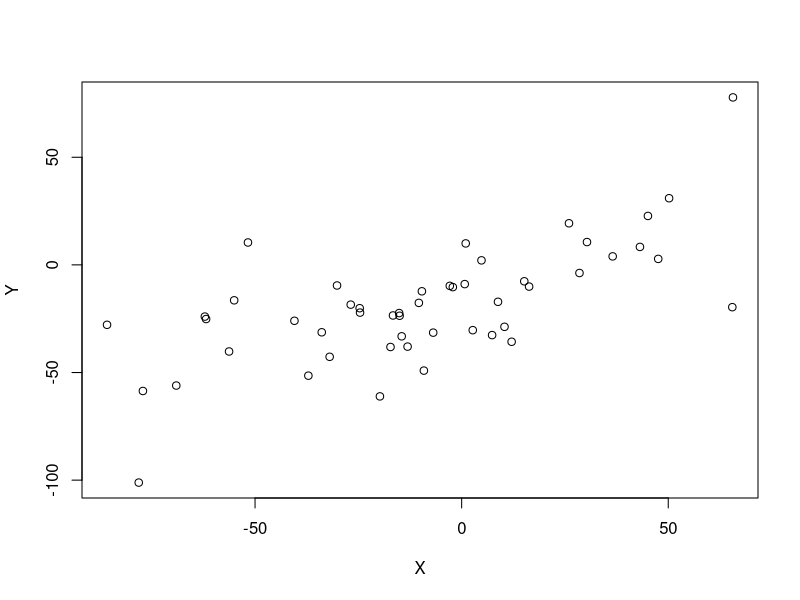
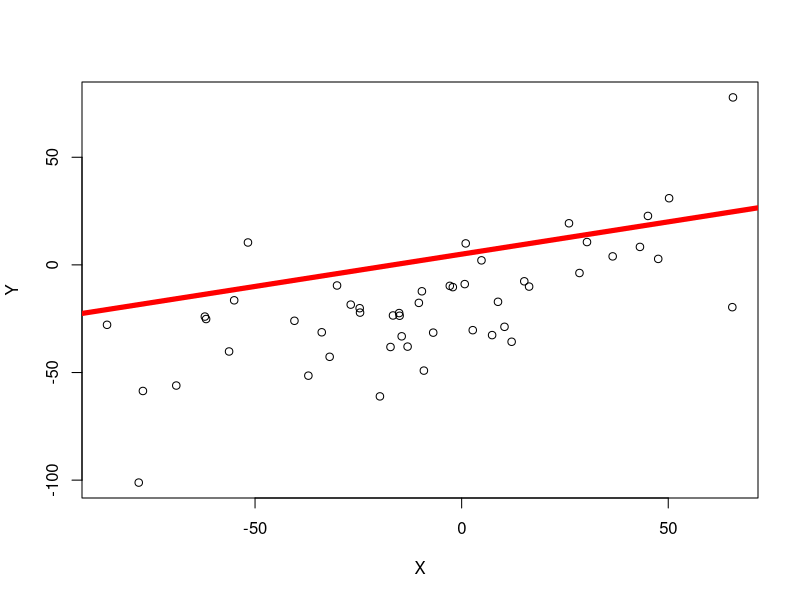
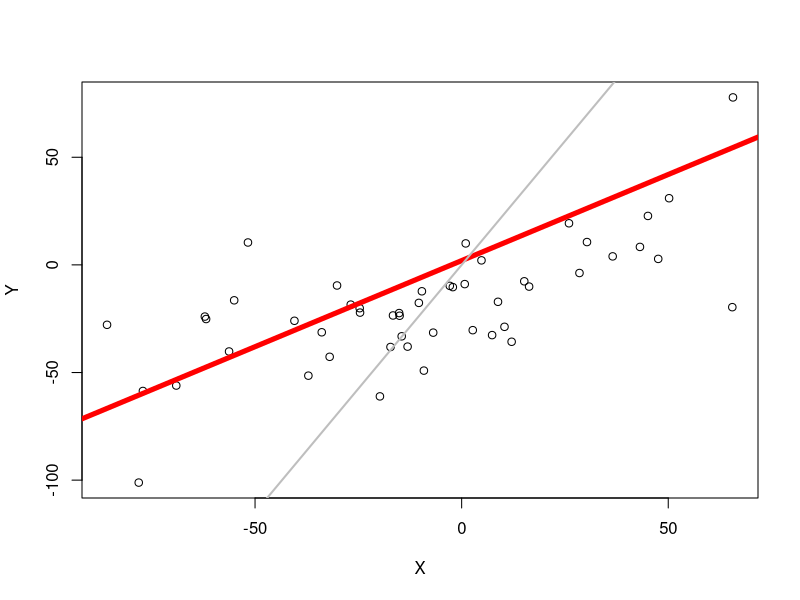
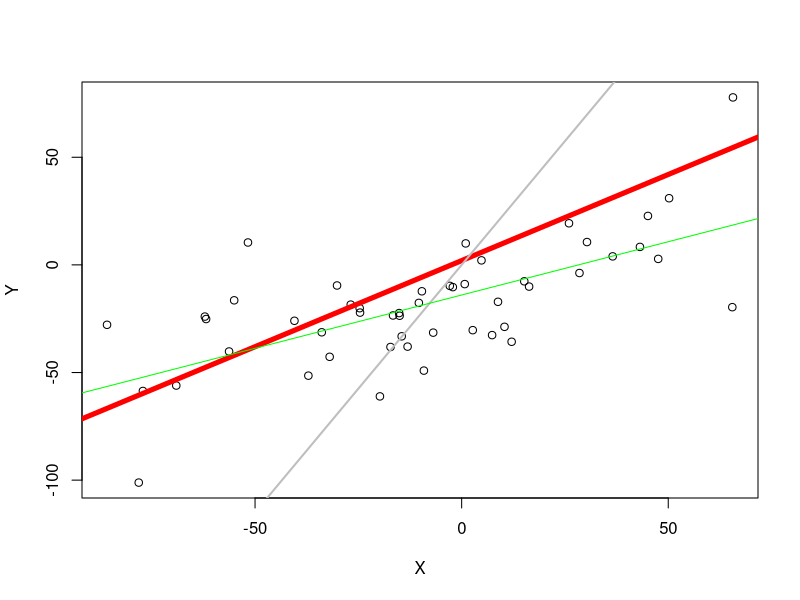

Write R code to recreate these figures, in order.
## ---- chunk 1
N<-50
slope<-0.3
interc<-5
Data<- function(N){
      X<- rnorm( N, runif(1,-20,20), runif(1,5,40) )
      Y<-X*runif(N, 0, 1) + rnorm(N,-runif(1,-20,20),runif(1,1,20))
      XY<-cbind(X,Y)
     return(XY)
      }
SD<-function(P,sl,int){
      return(sum((P[,2]-sl*P[,1]-int ) *(P[,2]-sl*P[,1]-int)))
}
data<-Data(N)
sdv<-SD(data,slope,interc)
plot(data, xlab="X",ylab="Y" )
## ---- chunk 2
plot(data, xlab="X",ylab="Y" )
abline(interc,slope,col="red",lwd=5)
## ---- chunk 3
plot(data, xlab="X",ylab="Y" )
abline(interc-3,slope+0.5,col="red",lwd=5)
abline(interc-5,slope+2,col="grey",lwd=2)
## ---- chunk 4
plot(data, xlab="X",ylab="Y" )
abline(interc-3,slope+0.5,col="red",lwd=5)
abline(interc-5,slope+2,col="grey",lwd=2)
abline(lm(data[,2]~data[,1]),col="green",lwd=1)
